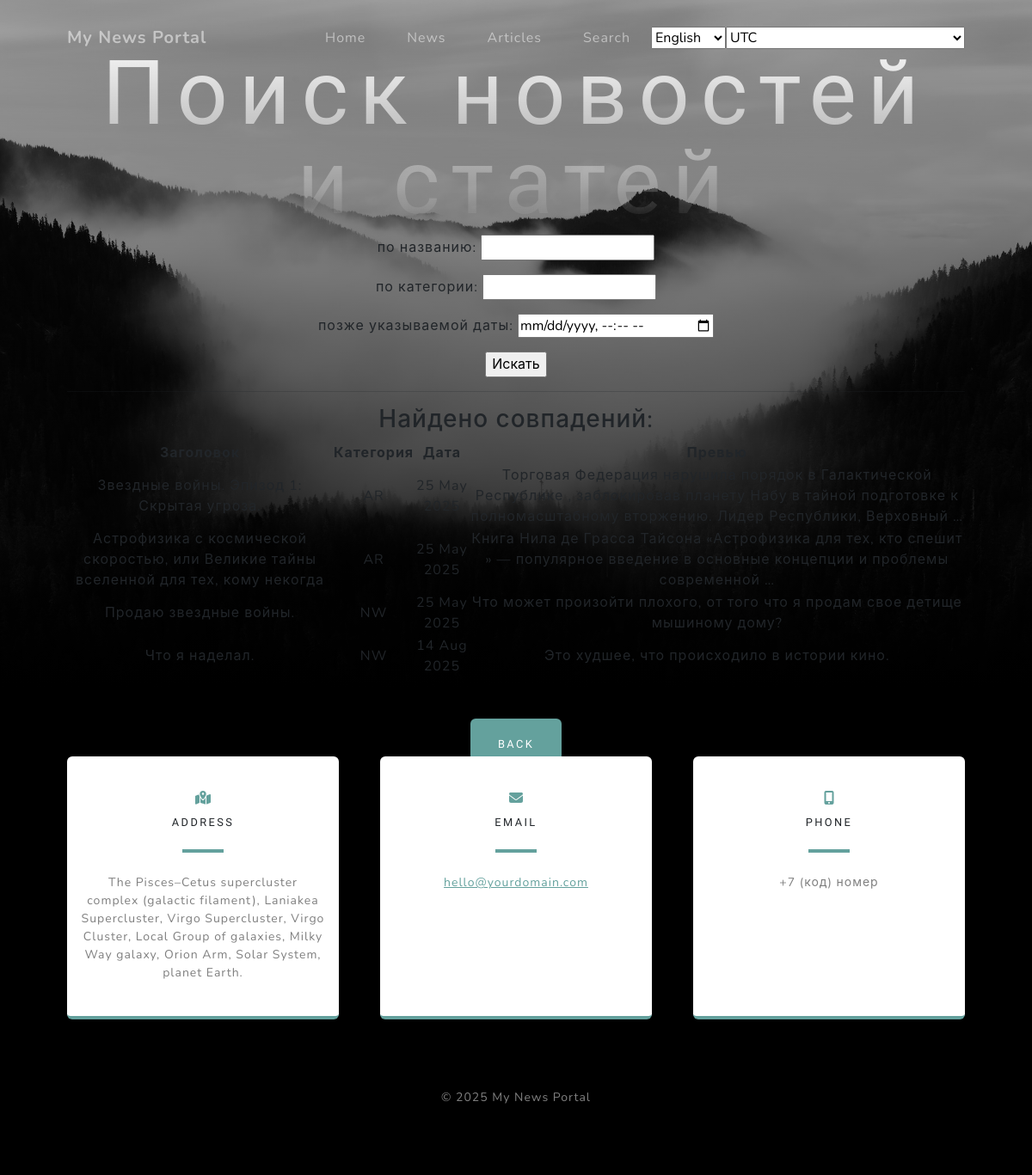
The app's page /news/search/ with its own data.
### My_News_Portal/models.py (models this page shows, shortened)
class Post(models.Model):
    author = models.ForeignKey(Author, on_delete=models.CASCADE)
    NEWS = 'NW'
    ARTICLE = 'AR'
    CATEGORY = (
        (NEWS, 'Новость'),
        (ARTICLE, 'Статья'),
    )
    categoryType = models.CharField(max_length=2, choices=CATEGORY, default=NEWS)
    dateCreation = models.DateTimeField(auto_now_add=True)
    postCategory = models.ManyToManyField(Category, through='PostCategory')
    title = models.CharField(max_length=255)
    text = models.TextField()
    rating = models.IntegerField(default=0)

### My_News_Portal/views.py (the view)
# urls.py: path('news/search/', PostSearchList.as_view(), name='post_search'),
class PostSearchList(ListView):
    template_name = "search.html"
    context_object_name = "posts"
    paginate_by = 10
    def get_queryset(self):
        queryset = Post.objects.all()
        self.filterset = PostFilter(self.request.GET, queryset=queryset)
        return self.filterset.qs
    def get_context_data(self, **kwargs):
        context = super().get_context_data(**kwargs)
        context['filterset'] = self.filterset
        return context

### My_News_Portal/context_processors.py (called while the page is built)
def timezone_context(request):
    return {
        'timezones': pytz.common_timezones,
        'TIME_ZONE': timezone.get_current_timezone_name(),
    }

### My_News_Portal/templatetags/custom_filters.py (called while the page is built)
@register.filter(name="censor")
def censor(value):
    if not isinstance(value, str):
        return value
    result = value
    for word in BAD_WORDS:
        pattern = re.compile(re.escape(word), re.IGNORECASE)
        replacement = word[0] + "*" * (len(word) - 1)
        result = pattern.sub(replacement, result)
    return result

### templates/search.html (shortened to what this page needs)
{% extends 'flatpages/default.html' %}
{% load custom_filters %}
{% load custom_tags %}
{% block content %}
    <h1>Поиск новостей и статей</h1>
    <form method="get" action="">
        {{ filterset.form.as_p }}
        <input type="submit" value="Искать" />
    </form>
    <hr>
    {% if posts %}
        <h3>Найдено совпадений: {{ posts.paginator.count }}</h3>
        <table>
            <thead>
                <tr>
                    <th>Заголовок</th>
                    <th>Категория</th>
                    <th>Дата</th>
                    <th>Превью</th>
                </tr>
            </thead>
            <tbody>
                {% for post in posts %}
                <tr>
                    <td>{{ post.title|censor }}</td>
                    <td>{{ post.categoryType }}</td>
                    <td>{{ post.dateCreation|date:"d M Y" }}</td>
                    <td>{{ post.text|truncatewords:20|censor }}</td>
                </tr>
                {% endfor %}
            </tbody>
        </table>
    {% else %}
        <h2>Совпадений не найдено</h2>
    {% endif %}
{% endblock content %}

### records on screen
Post: title|censor "Звездные войны. Эпизод 1: Скрытая угроза.", categoryType "AR", dateCreation "25 May 2025", text|censor "Торговая Федерация нарушила порядок в Галактической Республике , заблокировав планету Набу в тайной подготовке к полномасштабному вторжению. Лидер Республики, Верховный …"
Post: title|censor "Астрофизика с космической скоростью, или Великие тайны вселенной для тех, кому некогда", categoryType "AR", dateCreation "25 May 2025", text|censor "Книга Нила де Грасса Тайсона «Астрофизика для тех, кто спешит » — популярное введение в основные концепции и проблемы современной …"
Post: title|censor "Продаю звездные войны.", categoryType "NW", dateCreation "25 May 2025", text|censor "Что может произойти плохого, от того что я продам свое детище мышиному дому?"
Post: title|censor "Что я наделал.", categoryType "NW", dateCreation "14 Aug 2025", text|censor "Это худшее, что происходило в истории кино."

### other values on screen
form field language "English"
form field timezone "UTC"
